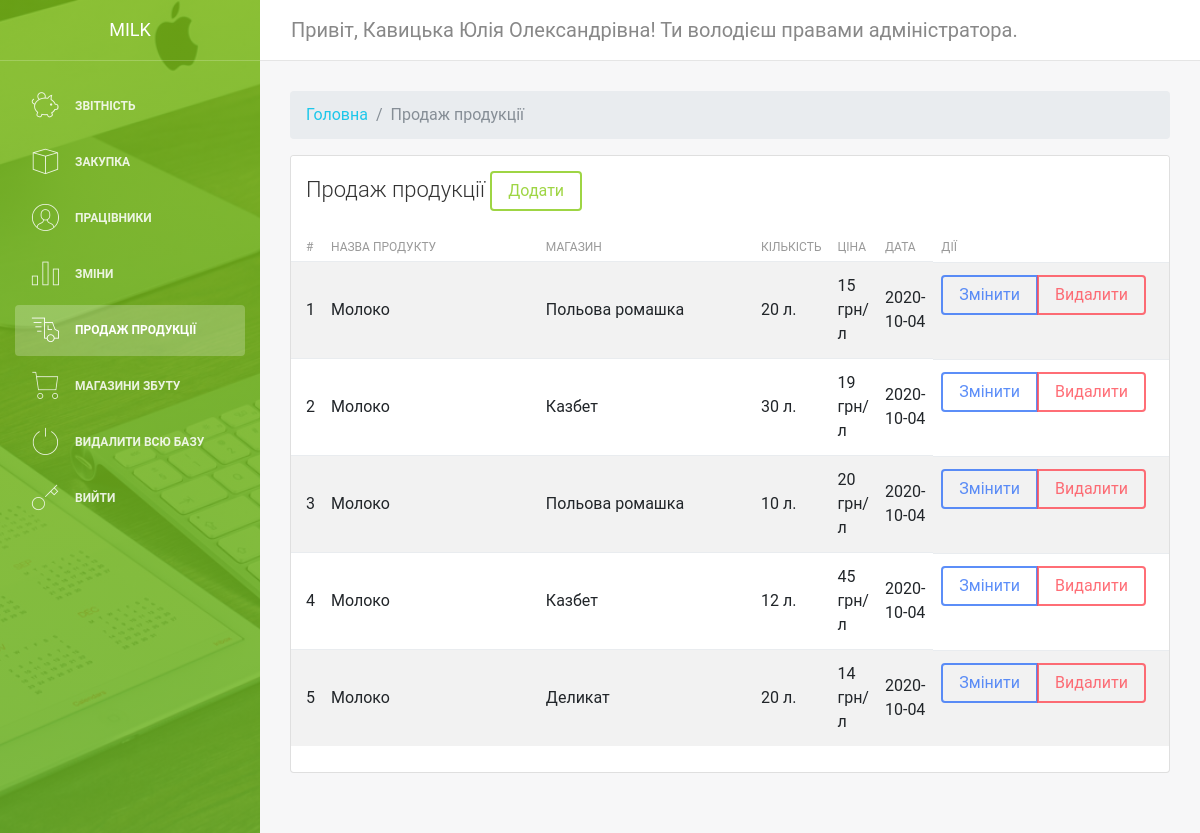
The page /admin/sale.php (signed in) on the database as committed earlier.
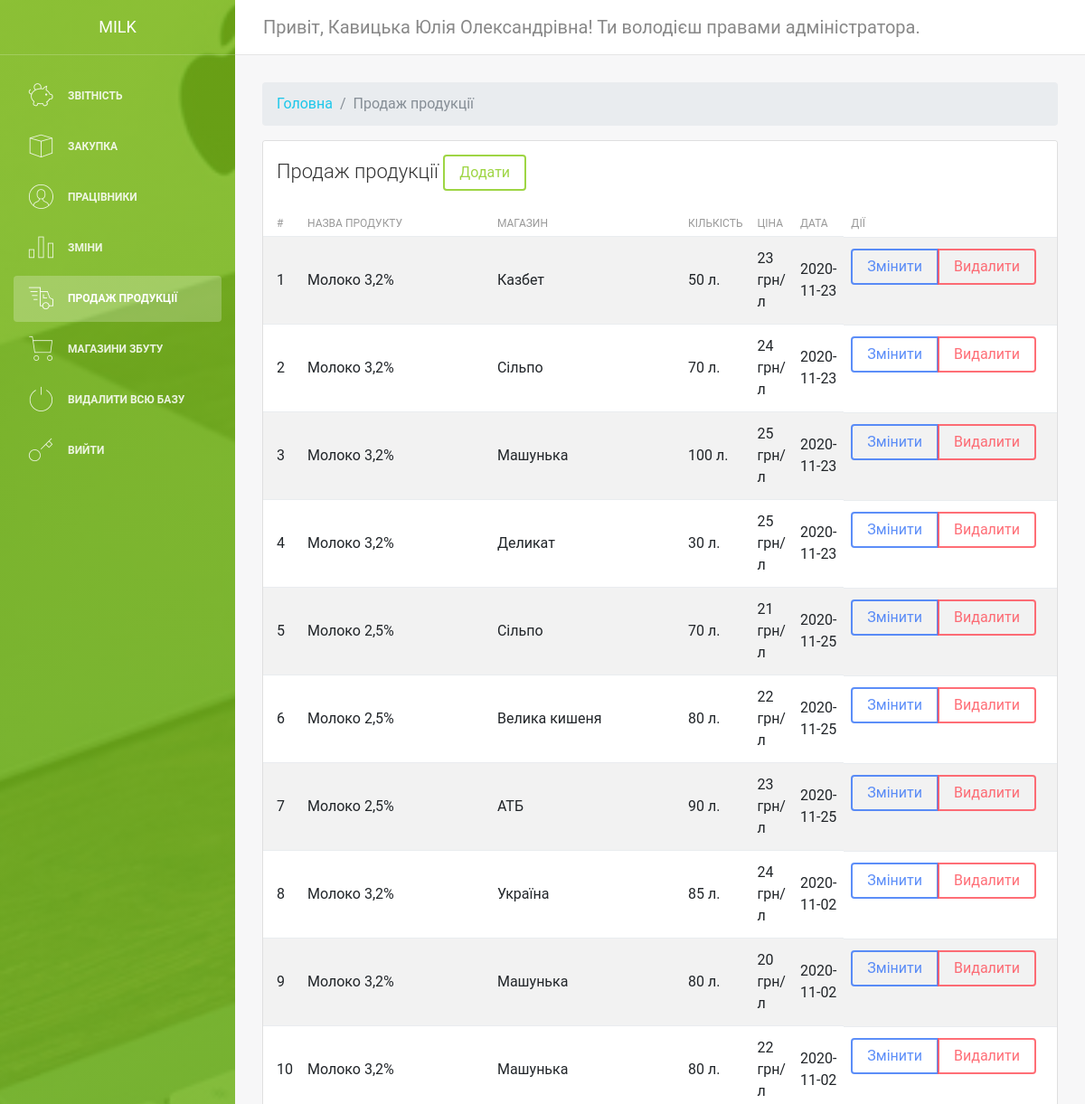
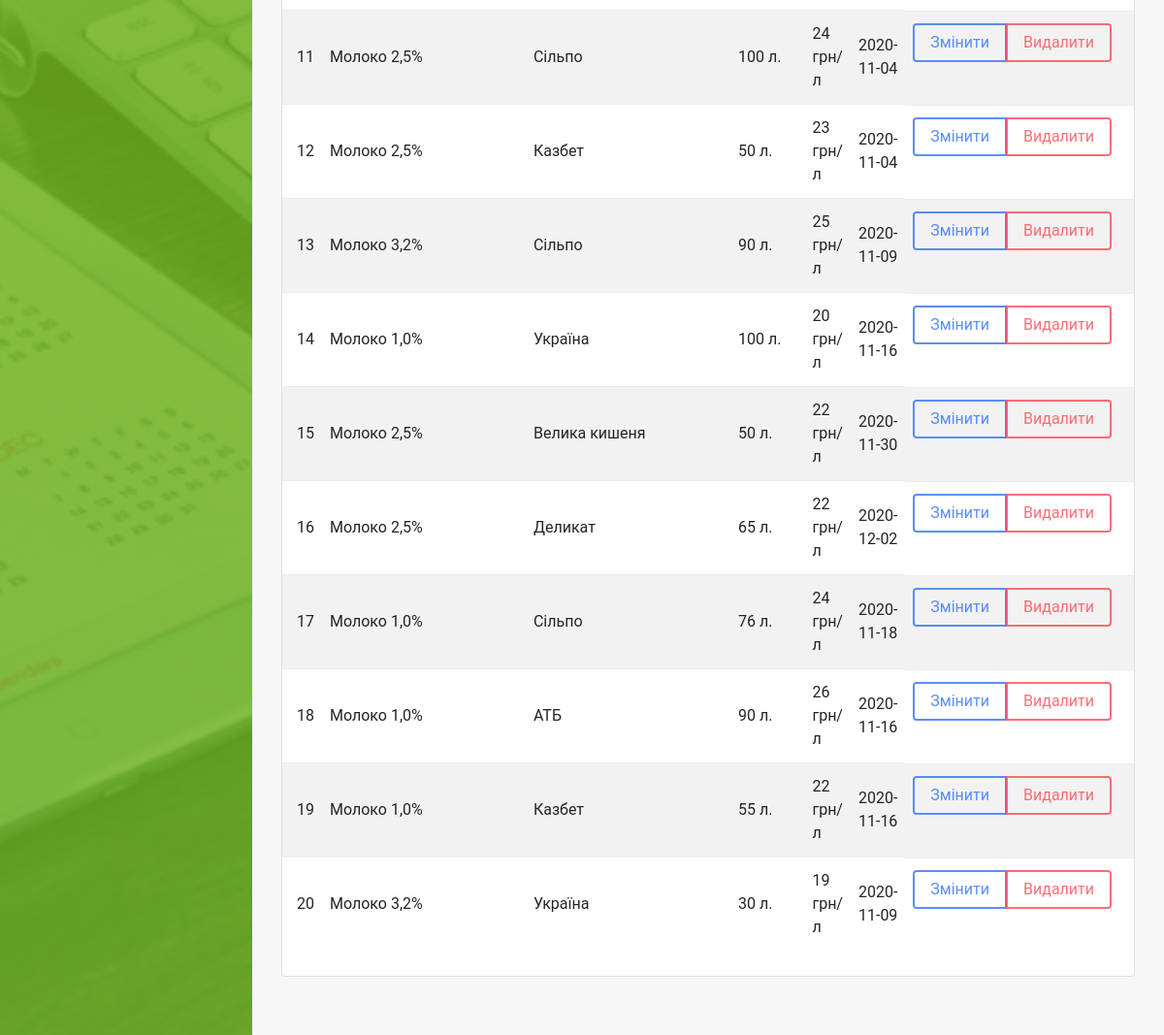
The same page on the database as committed later (2 pictures, top to bottom).
### tables this page shows
CREATE TABLE `sale` (
  `id` int(11) NOT NULL,
  `product_id` int(11) NOT NULL,
  `shop_id` int(11) NOT NULL,
  `quantity` int(11) NOT NULL,
  `price` int(11) NOT NULL
);

CREATE TABLE `purchase` (
  `id` int(11) NOT NULL,
  `product` varchar(255) NOT NULL,
  `city` varchar(255) NOT NULL,
  `quantity` int(11) NOT NULL,
  `price` int(11) NOT NULL,
  `date` date NOT NULL
);

CREATE TABLE `shops` (
  `id` int(11) NOT NULL,
  `name` varchar(255) NOT NULL,
  `address` varchar(255) NOT NULL
);

### admin/tables/table-sale.php (the view)
<?php
	$sqlPurchase = "SELECT * FROM sale";
	$PurchaseResult = $connect->query($sqlPurchase);
	$i = 1;
	while($row = mysqli_fetch_assoc($PurchaseResult)){
		$productSql = "SELECT * FROM purchase WHERE id=" . $row["product_id"];
		$productResult = $connect->query($productSql);
		$product = mysqli_fetch_assoc($productResult);
		$storeSql = "SELECT * FROM shops WHERE id=" . $row["shop_id"];
		$storeResult = $connect->query($storeSql);
		$store = mysqli_fetch_assoc($storeResult);
	?>
	<tr>
		<td><?php echo $i ?></td>
		<td class="w-25"><?php echo $product["product"] ?></td>
		<td class="w-25"><?php echo $store["name"] ?></td>
		<td><?php echo  $row["quantity"] ?> л.</td>
		<td><?php echo $row["price"] ?> грн/л</td>
		<td><?php echo $product["date"] ?></td>
		<td>
		<div class="btn-group mr-2" role="group" aria-label="First group">
			<a href="options/sale/edit.php?id=<?php echo $row["id"] ?>" class="btn btn-primary">Змінити</a>
			<div data-link="http://milk.local/admin/options/sale/delete.php?id=<?php echo $row["id"] ?>" onclick="deleteProduct(this)" id="delete-categ-btn" class="btn btn-danger">Видалити</div>
		</div>
		</td>
		</tr>
	<?php
	$i++;
	}
?>

Rows that differ between the two databases and show on the page:
removed sale: purchase.product "Молоко", shop.name "Польова ромашка", quantity "20", price "15", purchase.date "2020-10-04"
removed sale: purchase.product "Молоко", shop.name "Казбет", quantity "30", price "19", purchase.date "2020-10-04"
removed sale: purchase.product "Молоко", shop.name "Польова ромашка", quantity "10", price "20", purchase.date "2020-10-04"
removed sale: purchase.product "Молоко", shop.name "Казбет", quantity "12", price "45", purchase.date "2020-10-04"
removed sale: purchase.product "Молоко", shop.name "Деликат", quantity "20", price "14", purchase.date "2020-10-04"
added sale: purchase.product "Молоко 3,2%", shop.name "Казбет", quantity "50", price "23", purchase.date "2020-11-23"
added sale: purchase.product "Молоко 3,2%", shop.name "Сільпо", quantity "70", price "24", purchase.date "2020-11-23"
added sale: purchase.product "Молоко 3,2%", shop.name "Машунька", quantity "100", price "25", purchase.date "2020-11-23"
added sale: purchase.product "Молоко 3,2%", shop.name "Деликат", quantity "30", price "25", purchase.date "2020-11-23"
added sale: purchase.product "Молоко 2,5%", shop.name "Сільпо", quantity "70", price "21", purchase.date "2020-11-25"
added sale: purchase.product "Молоко 2,5%", shop.name "Велика кишеня", quantity "80", price "22", purchase.date "2020-11-25"
added sale: purchase.product "Молоко 2,5%", shop.name "АТБ", quantity "90", price "23", purchase.date "2020-11-25"
added sale: purchase.product "Молоко 3,2%", shop.name "Україна", quantity "85", price "24", purchase.date "2020-11-02"
added sale: purchase.product "Молоко 3,2%", shop.name "Машунька", quantity "80", price "20", purchase.date "2020-11-02"
added sale: purchase.product "Молоко 3,2%", shop.name "Машунька", quantity "80", price "22", purchase.date "2020-11-02"
added sale: purchase.product "Молоко 2,5%", shop.name "Сільпо", quantity "100", price "24", purchase.date "2020-11-04"
added sale: purchase.product "Молоко 2,5%", shop.name "Казбет", quantity "50", price "23", purchase.date "2020-11-04"
added sale: purchase.product "Молоко 3,2%", shop.name "Сільпо", quantity "90", price "25", purchase.date "2020-11-09"
added sale: purchase.product "Молоко 1,0%", shop.name "Україна", quantity "100", price "20", purchase.date "2020-11-16"
added sale: purchase.product "Молоко 2,5%", shop.name "Велика кишеня", quantity "50", price "22", purchase.date "2020-11-30"
added sale: purchase.product "Молоко 2,5%", shop.name "Деликат", quantity "65", price "22", purchase.date "2020-12-02"
added sale: purchase.product "Молоко 1,0%", shop.name "Сільпо", quantity "76", price "24", purchase.date "2020-11-18"
added sale: purchase.product "Молоко 1,0%", shop.name "АТБ", quantity "90", price "26", purchase.date "2020-11-16"
added sale: purchase.product "Молоко 1,0%", shop.name "Казбет", quantity "55", price "22", purchase.date "2020-11-16"
added sale: purchase.product "Молоко 3,2%", shop.name "Україна", quantity "30", price "19", purchase.date "2020-11-09"
